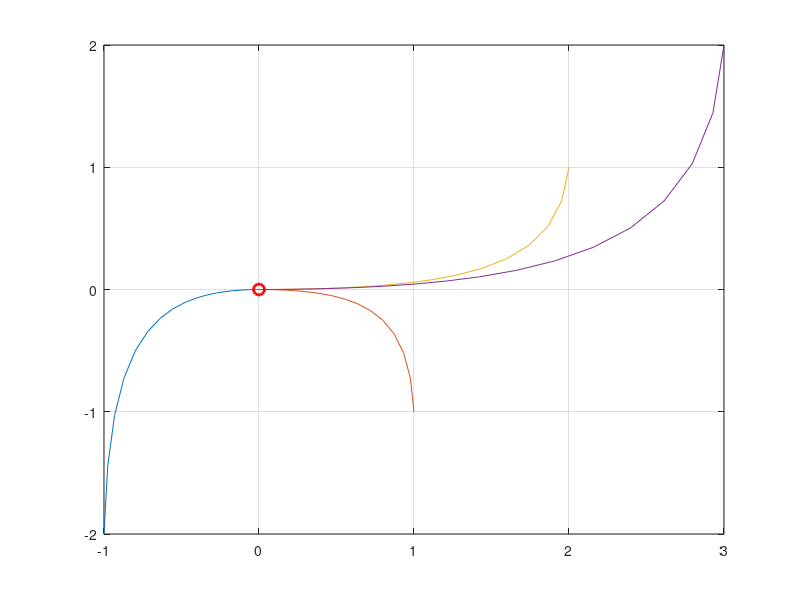

Write the MATLAB code that produced this figure.
close all ; clear ; clc ;

%% Phase Plane of second-order discrete-time system

% Define the system matrix A
A = [0.3 -0.4;
     0.4  0.3];

% % Create a grid of initial conditions
% [x1, x2] = meshgrid(-2:0.2:2, -2:0.2:2);
% 
% % Flatten the grid for vectorized computation
% x1_flat = x1(:);
% x2_flat = x2(:);
% 
% % Compute the evolution of the system for one time step
% x_next = A * [x1_flat'; x2_flat'];
% 
% % Reshape results back to grid format
% x1_next = reshape(x_next(1, :), size(x1));
% x2_next = reshape(x_next(2, :), size(x2));
% 
% % Plot the phase plane
% figure;
% quiver(x1, x2, x1_next - x1, x2_next - x2, 'r', 'LineWidth', 1.5);
% hold on;
% 
% % Overlay trajectory examples
% for theta = 0:pi/6:2*pi
%     % Initial conditions
%     x0 = [cos(theta); sin(theta)];
%     
%     % Simulate system over time
%     num_steps = 1000; % Number of time steps
%     trajectory = zeros(2, num_steps);
%     trajectory(:, 1) = x0;
%     for k = 2:num_steps
%         trajectory(:, k) = A * trajectory(:, k-1);
%     end
%     
%     % Plot the trajectory
%     plot(trajectory(1, :), trajectory(2, :), 'b');
% end
% 
% hold off;
% grid on;
% axis equal;
% xlabel('x_1');
% ylabel('x_2');
% title('Phase Plane of the Discrete-Time System');
% legend('Vector Field', 'Trajectories', 'Location', 'Best');


%% Lyapunov Equation of DLTI system
% A = [0.3 -0.4;
%      0.4  0.3];
% X = dlyap(A, eye(2));
% disp(X);
% VecQ = [1; 0; 0; 1] ; 
% L = kron(transpose(A), transpose(A)) - eye(4);
% VecX = inv(L)*-VecQ;
% disp(VecX);


%% Nonlinear Example
% x = zeros(1, 100);
% y = zeros(1, 100); 
% 
% x0 = [0.05 -0.02 -0.03 0.04] ; 
% y0 = [-0.02 -0.03 0.05 -0.1] ;
% 
% for n=1:4
%     x(1, 1) = x0(1, n);
%     y(1, 1) = y0(1, n);
%     for i=1:99
%         x(1, i+1) = x(1, i)*x(1, i)+y(1, i)*y(1, i) ; 
%         y(1, i+1) = x(1, i)*y(1, i);
%         plot( x, y )
%     end
%     hold on;
%     grid on;
% end


%% Linear Time Varying
x = zeros(1, 100);
y=zeros(1, 100);

x0 = [-1 1 2 3] ; 
y0 = [-2 -1 1 2] ;

for n=1:4
    x(1, 1) = x0(1, n);
    y(1, 1) = y0(1, n);
    t=0;
    for i=1:50
        t = t + 0.1;
        x(1, i+1) = (0.5+(1)/(t+2))*x(1, i) ; 
        y(1, i+1) = (0.4+(1)/(t+3))*y(1, i);
    end
    plot( x, y )
    hold on;
    grid on;
end

plot(0, 0, 'ro', 'MarkerSize', 8, 'LineWidth', 2); % Equilibrium at (0, 0)